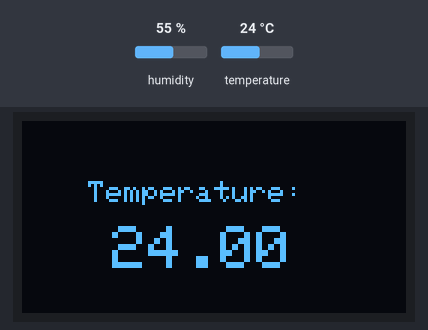
A sketch run on a simulated Arduino Uno, built with avr-gcc and run on an emulated ATmega328P. On the bench: 128×64 one-colour display. The test bench sets the inputs (shaded band); at power-on: temperature 24 °C, humidity 55 %. What the sketch prints to the serial monitor is not drawn.

Above: at 3.0 s.
3.1 s: temperature set to 12 °C
At 5.1 s:
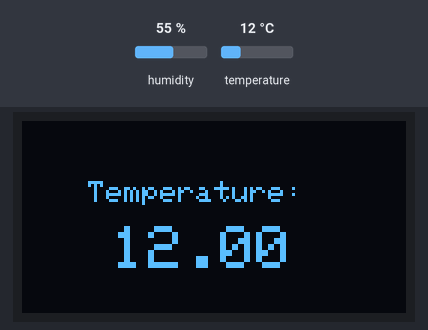
5.9 s: temperature set to 19 °C
At 7.3 s:
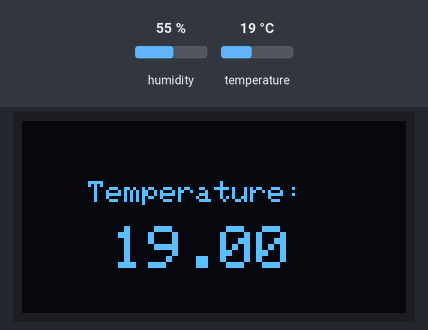
8.7 s: temperature set to 28 °C
At 11.7 s:
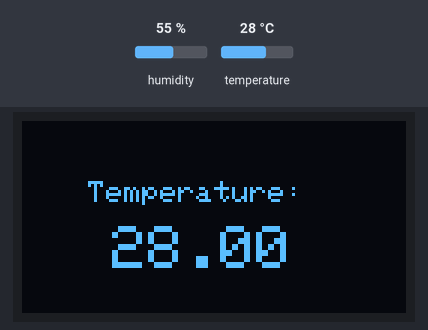
Timing chart, 0 to 13.2 s (numbered marks = the images above; inputs shaded):
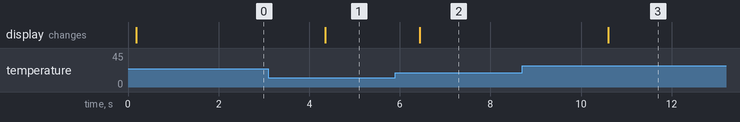

Measured:
- after the input at 3.1 s, the display: changes after 1.3 s (image 1)
- after the input at 5.9 s, the display: changes after 0.54 s (image 2)
- after the input at 8.7 s, the display: changes after 1.9 s (image 3)

The sketch:

17_DHT11_OLED.ino
```cpp
//Install adafruit SSD1306 (By adafruit) and all dependencies (Also includes adafruit gfx)
//Install adafriut gfx (By adafruit)
//Install dht sensor adafruit (By adafruit) and all dependences (Also includes adafruit unified sensor)
//Install adafruit unified sensor (By adafruit)

#include <Adafruit_GFX.h>
#include <Adafruit_SSD1306.h>
#include <Adafruit_Sensor.h>
#include <DHT.h>
#include <Wire.h>

#define DHTPIN 4              // DHT GPIO
#define DHTTYPE    DHT11      // Define DHT type as DHT11

DHT dht(DHTPIN, DHTTYPE);

//Define the display size
#define SCREEN_HEIGHT 64
#define SCREEN_WIDTH 128 // OLED display width, in pixels
Adafruit_SSD1306 display(SCREEN_WIDTH, SCREEN_HEIGHT, &Wire, -1);

void setup() {
  Serial.begin(115200);
  //Start the temperature sensor
  dht.begin();
  //Start the display
  if(!display.begin(SSD1306_SWITCHCAPVCC, 0x3C))
  {
    Serial.println(F("Display failed"));
  }

}
void loop() {
  delay(100);
  float t = dht.readTemperature();

  display.clearDisplay();             //Clear the display
  display.setTextSize(1);             //Set the text size
  display.setTextColor(WHITE);        //Set the color
  display.setCursor(22, 20);          //Set the cursor position
  display.print("Temperature:");      //Send text to the cursor position
  display.setTextSize(2);             //Change text size
  display.setCursor(30, 35);          //Set the cursor position
  display.print(t);                   //Print the temperature
  display.display();                  //Send all the commands to the dislplay
  Serial.print("Temperature = ");
  Serial.println(t);
  delay(100);
}
```
